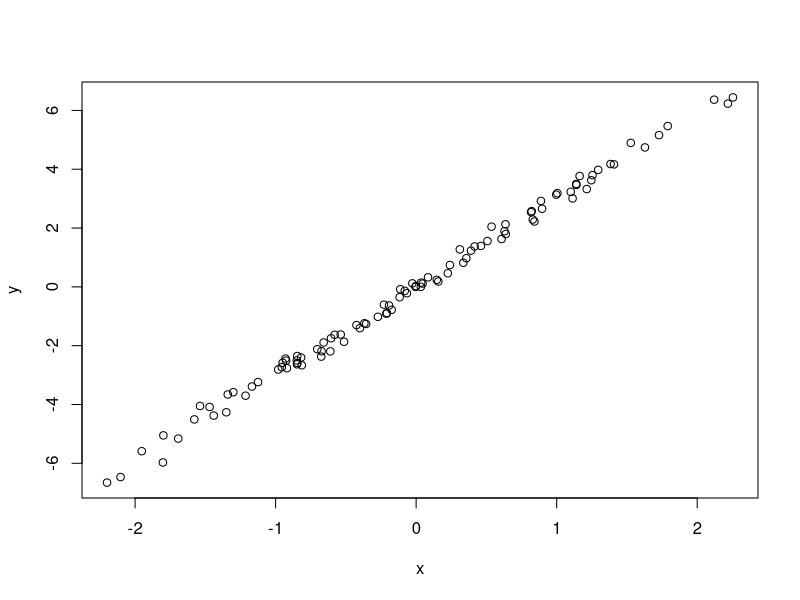

This chart was generated by the following R code:
#Simulate and plot data
#Elie AL Khoury
#eliea@lclark.edu
#2024-06-25


#simulate predictor variable
x <- rnorm(n = 100)
#simulate response variable with noise
y <- 3 * x  + rnorm(n = 100, sd = 0.2)
#plot the data
plot(x = x, y = y)
